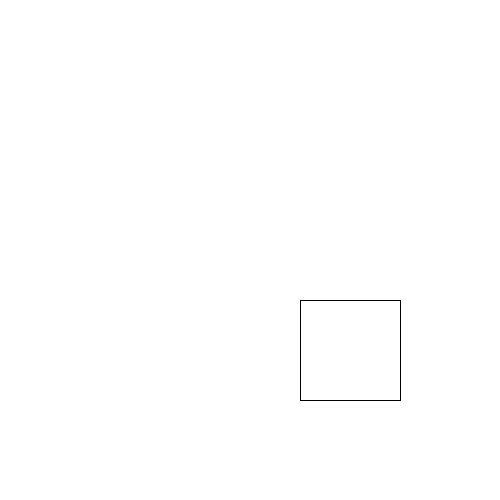
Frame 1 (no input)
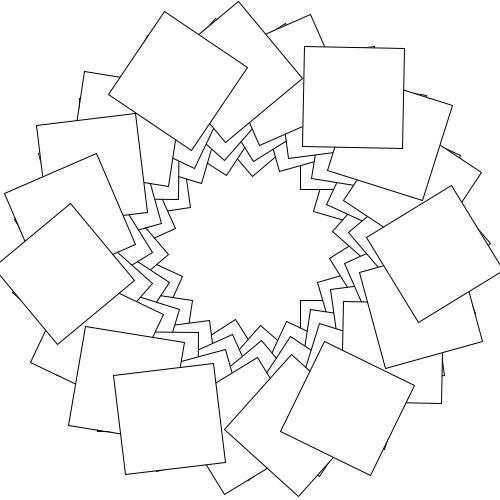
Frame 60 (the mouse pressed at the canvas centre just before this capture)
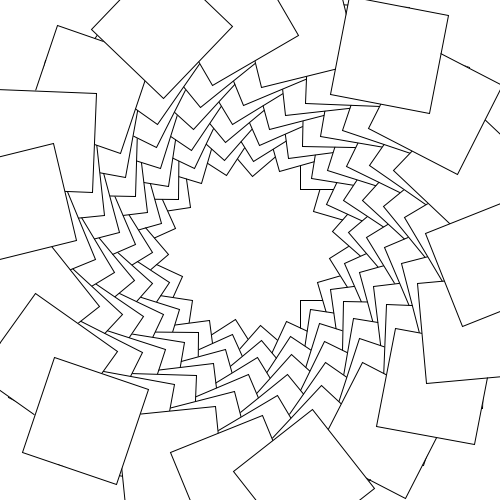
Frame 120 (the mouse held since frame 60 and released just before this capture)

The Processing sketch that drew these frames (run headless with seeded random() and noise(); from frame 60 on, the mouse is pressed at the canvas centre):

// Processing sketch: processing_180279
// ── processing_180279.pde

float a=0;
float b=50;

void setup(){
  
  size(500,500);
  background(255,255,255);
  
}
 void draw(){
   translate(width/2, height/2);
   rotate(a);
   
   a=a+1;
   
   rect(b,50,100,100);
   b=b+1;
   
 }
